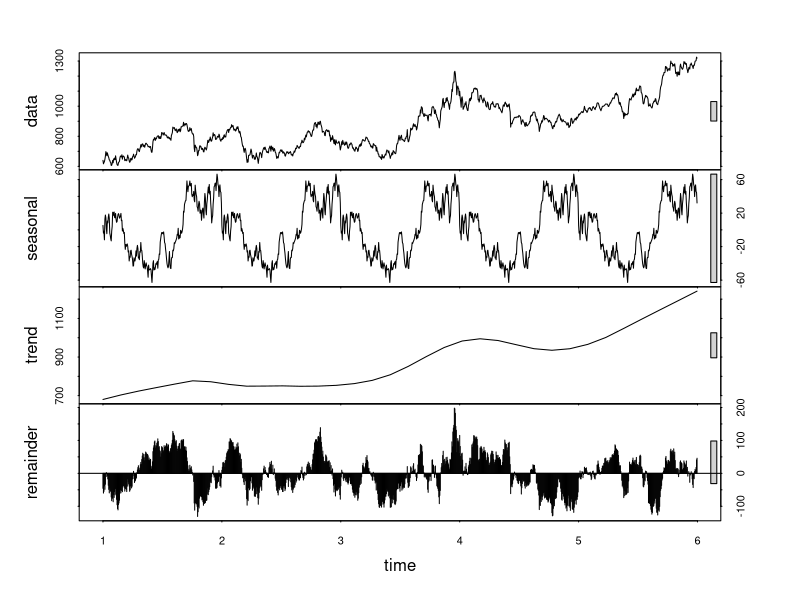

Generate this figure with R:
# install.packages("forecast")
require(forecast)
require(quantmod)

# change working directory
frame_files <- lapply(sys.frames(), function(x) x$ofile)
frame_files <- Filter(Negate(is.null), frame_files)
setwd(dirname(frame_files[[length(frame_files)]]))

# convert char-code "nkf -w --overwrite filename"
d <- read.csv("data/7201.T.csv", header=T)

# 5 years
raw <- 245*5
# convert header "Date","Open","High","Low","Close","Volume"
data <- data.frame(
          Date=d$日付[1:raw],
          Open=d$始値[1:raw],
          High=d$高値[1:raw],
          Low=d$安値[1:raw],
          Close=d$終値[1:raw],
          Volume=d$出来高[1:raw],
          Adjusted=d$調整後終値[1:raw]
        )

data.zoo <- zoo(data$Close, order.by=as.Date(data$Date, format='%Y/%m/%d'))
# time series
t <- ts(data.zoo, frequency=245)

# decompose : data = seasonal + trend + residualError
stl <- stl(t, "periodic")
plot(stl)
